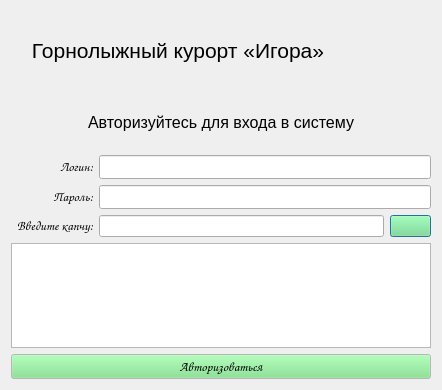
<?xml version="1.0" encoding="UTF-8"?>
<ui version="4.0">
 <class>Dialog</class>
 <widget class="QDialog" name="Dialog">
  <property name="geometry">
   <rect>
    <x>0</x>
    <y>0</y>
    <width>442</width>
    <height>390</height>
   </rect>
  </property>
  <property name="palette">
   <palette>
    <active>
     <colorrole role="Button">
      <brush brushstyle="SolidPattern">
       <color alpha="255">
        <red>118</red>
        <green>227</green>
        <blue>131</blue>
       </color>
      </brush>
     </colorrole>
    </active>
    <inactive>
     <colorrole role="Button">
      <brush brushstyle="SolidPattern">
       <color alpha="255">
        <red>118</red>
        <green>227</green>
        <blue>131</blue>
       </color>
      </brush>
     </colorrole>
    </inactive>
    <disabled>
     <colorrole role="Button">
      <brush brushstyle="SolidPattern">
       <color alpha="255">
        <red>118</red>
        <green>227</green>
        <blue>131</blue>
       </color>
      </brush>
     </colorrole>
    </disabled>
   </palette>
  </property>
  <property name="windowTitle">
   <string>Dialog</string>
  </property>
  <layout class="QVBoxLayout" name="verticalLayout" stretch="2,1,0,2,1">
   <item>
    <layout class="QHBoxLayout" name="horizontalLayout_2">
     <item>
      <widget class="QLabel" name="label_9">
       <property name="text">
        <string>&lt;html&gt;&lt;head/&gt;&lt;body&gt;&lt;p&gt;&lt;span style=&quot; font-size:16pt;&quot;&gt;Горнолыжный курорт «Игора»&lt;/span&gt;&lt;/p&gt;&lt;/body&gt;&lt;/html&gt;</string>
       </property>
       <property name="alignment">
        <set>Qt::AlignCenter</set>
       </property>
      </widget>
     </item>
     <item>
      <widget class="QLabel" name="logo_2">
       <property name="maximumSize">
        <size>
         <width>80</width>
         <height>80</height>
        </size>
       </property>
       <property name="text">
        <string/>
       </property>
       <property name="pixmap">
        <pixmap>../img/logo.png</pixmap>
       </property>
      </widget>
     </item>
    </layout>
   </item>
   <item>
    <widget class="QLabel" name="label_8">
     <property name="text">
      <string>&lt;html&gt;&lt;head/&gt;&lt;body&gt;&lt;p align=&quot;center&quot;&gt;&lt;span style=&quot; font-size:12pt;&quot;&gt;Авторизуйтесь для входа в систему&lt;/span&gt;&lt;/p&gt;&lt;/body&gt;&lt;/html&gt;</string>
     </property>
    </widget>
   </item>
   <item>
    <layout class="QGridLayout" name="gridLayout_2" rowstretch="2,0,0" columnstretch="2,7,1">
     <item row="0" column="0">
      <widget class="QLabel" name="label_4">
       <property name="font">
        <font>
         <family>Comic Sans MS</family>
        </font>
       </property>
       <property name="text">
        <string>&lt;html&gt;&lt;head/&gt;&lt;body&gt;&lt;p align=&quot;right&quot;&gt;&lt;span style=&quot; font-size:10pt;&quot;&gt;Логин:&lt;/span&gt;&lt;/p&gt;&lt;/body&gt;&lt;/html&gt;</string>
       </property>
      </widget>
     </item>
     <item row="1" column="0">
      <widget class="QLabel" name="label_6">
       <property name="font">
        <font>
         <family>Comic Sans MS</family>
        </font>
       </property>
       <property name="text">
        <string>&lt;html&gt;&lt;head/&gt;&lt;body&gt;&lt;p align=&quot;right&quot;&gt;&lt;span style=&quot; font-size:10pt;&quot;&gt;Пароль:&lt;/span&gt;&lt;/p&gt;&lt;/body&gt;&lt;/html&gt;</string>
       </property>
      </widget>
     </item>
     <item row="2" column="1">
      <widget class="QLineEdit" name="line_cap"/>
     </item>
     <item row="2" column="0">
      <widget class="QLabel" name="label_7">
       <property name="font">
        <font>
         <family>Comic Sans MS</family>
        </font>
       </property>
       <property name="text">
        <string>&lt;html&gt;&lt;head/&gt;&lt;body&gt;&lt;p align=&quot;right&quot;&gt;&lt;span style=&quot; font-size:10pt;&quot;&gt;Введите капчу:&lt;/span&gt;&lt;/p&gt;&lt;/body&gt;&lt;/html&gt;</string>
       </property>
      </widget>
     </item>
     <item row="2" column="2">
      <widget class="QPushButton" name="reboot_btn">
       <property name="text">
        <string/>
       </property>
       <property name="icon">
        <iconset>
         <normaloff>../img/reboot.png</normaloff>../img/reboot.png</iconset>
       </property>
      </widget>
     </item>
     <item row="1" column="1" colspan="2">
      <widget class="QLineEdit" name="line_pas">
       <property name="font">
        <font>
         <family>Comic Sans MS</family>
        </font>
       </property>
      </widget>
     </item>
     <item row="0" column="1" colspan="2">
      <widget class="QLineEdit" name="line_log">
       <property name="font">
        <font>
         <family>Comic Sans MS</family>
        </font>
       </property>
      </widget>
     </item>
    </layout>
   </item>
   <item>
    <widget class="QGraphicsView" name="captcha_gen">
     <property name="font">
      <font>
       <family>Comic Sans MS</family>
       <pointsize>20</pointsize>
      </font>
     </property>
    </widget>
   </item>
   <item>
    <widget class="QPushButton" name="autorization_btn">
     <property name="palette">
      <palette>
       <active>
        <colorrole role="WindowText">
         <brush brushstyle="SolidPattern">
          <color alpha="255">
           <red>0</red>
           <green>0</green>
           <blue>0</blue>
          </color>
         </brush>
        </colorrole>
        <colorrole role="Button">
         <brush brushstyle="SolidPattern">
          <color alpha="255">
           <red>118</red>
           <green>227</green>
           <blue>131</blue>
          </color>
         </brush>
        </colorrole>
        <colorrole role="Light">
         <brush brushstyle="SolidPattern">
          <color alpha="255">
           <red>218</red>
           <green>255</green>
           <blue>222</blue>
          </color>
         </brush>
        </colorrole>
        <colorrole role="Midlight">
         <brush brushstyle="SolidPattern">
          <color alpha="255">
           <red>168</red>
           <green>241</green>
           <blue>176</blue>
          </color>
         </brush>
        </colorrole>
        <colorrole role="Dark">
         <brush brushstyle="SolidPattern">
          <color alpha="255">
           <red>59</red>
           <green>113</green>
           <blue>66</blue>
          </color>
         </brush>
        </colorrole>
        <colorrole role="Mid">
         <brush brushstyle="SolidPattern">
          <color alpha="255">
           <red>79</red>
           <green>151</green>
           <blue>87</blue>
          </color>
         </brush>
        </colorrole>
        <colorrole role="Text">
         <brush brushstyle="SolidPattern">
          <color alpha="255">
           <red>0</red>
           <green>0</green>
           <blue>0</blue>
          </color>
         </brush>
        </colorrole>
        <colorrole role="BrightText">
         <brush brushstyle="SolidPattern">
          <color alpha="255">
           <red>255</red>
           <green>255</green>
           <blue>255</blue>
          </color>
         </brush>
        </colorrole>
        <colorrole role="ButtonText">
         <brush brushstyle="SolidPattern">
          <color alpha="255">
           <red>0</red>
           <green>0</green>
           <blue>0</blue>
          </color>
         </brush>
        </colorrole>
        <colorrole role="Base">
         <brush brushstyle="SolidPattern">
          <color alpha="255">
           <red>255</red>
           <green>255</green>
           <blue>255</blue>
          </color>
         </brush>
        </colorrole>
        <colorrole role="Window">
         <brush brushstyle="SolidPattern">
          <color alpha="255">
           <red>255</red>
           <green>255</green>
           <blue>255</blue>
          </color>
         </brush>
        </colorrole>
        <colorrole role="Shadow">
         <brush brushstyle="SolidPattern">
          <color alpha="255">
           <red>0</red>
           <green>0</green>
           <blue>0</blue>
          </color>
         </brush>
        </colorrole>
        <colorrole role="AlternateBase">
         <brush brushstyle="SolidPattern">
          <color alpha="255">
           <red>186</red>
           <green>241</green>
           <blue>193</blue>
          </color>
         </brush>
        </colorrole>
        <colorrole role="ToolTipBase">
         <brush brushstyle="SolidPattern">
          <color alpha="255">
           <red>255</red>
           <green>255</green>
           <blue>220</blue>
          </color>
         </brush>
        </colorrole>
        <colorrole role="ToolTipText">
         <brush brushstyle="SolidPattern">
          <color alpha="255">
           <red>0</red>
           <green>0</green>
           <blue>0</blue>
          </color>
         </brush>
        </colorrole>
        <colorrole role="PlaceholderText">
         <brush brushstyle="NoBrush">
          <color alpha="128">
           <red>0</red>
           <green>0</green>
           <blue>0</blue>
          </color>
         </brush>
        </colorrole>
       </active>
       <inactive>
        <colorrole role="WindowText">
         <brush brushstyle="SolidPattern">
          <color alpha="255">
           <red>0</red>
           <green>0</green>
           <blue>0</blue>
          </color>
         </brush>
        </colorrole>
        <colorrole role="Button">
         <brush brushstyle="SolidPattern">
          <color alpha="255">
           <red>118</red>
           <green>227</green>
           <blue>131</blue>
          </color>
         </brush>
        </colorrole>
        <colorrole role="Light">
         <brush brushstyle="SolidPattern">
          <color alpha="255">
           <red>218</red>
           <green>255</green>
           <blue>222</blue>
          </color>
         </brush>
        </colorrole>
        <colorrole role="Midlight">
         <brush brushstyle="SolidPattern">
          <color alpha="255">
           <red>168</red>
           <green>241</green>
           <blue>176</blue>
          </color>
         </brush>
        </colorrole>
        <colorrole role="Dark">
         <brush brushstyle="SolidPattern">
          <color alpha="255">
           <red>59</red>
           <green>113</green>
           <blue>66</blue>
          </color>
         </brush>
        </colorrole>
        <colorrole role="Mid">
         <brush brushstyle="SolidPattern">
          <color alpha="255">
           <red>79</red>
           <green>151</green>
           <blue>87</blue>
          </color>
         </brush>
        </colorrole>
        <colorrole role="Text">
         <brush brushstyle="SolidPattern">
          <color alpha="255">
           <red>0</red>
           <green>0</green>
           <blue>0</blue>
          </color>
         </brush>
        </colorrole>
        <colorrole role="BrightText">
         <brush brushstyle="SolidPattern">
          <color alpha="255">
           <red>255</red>
           <green>255</green>
           <blue>255</blue>
          </color>
         </brush>
        </colorrole>
        <colorrole role="ButtonText">
         <brush brushstyle="SolidPattern">
          <color alpha="255">
           <red>0</red>
           <green>0</green>
           <blue>0</blue>
          </color>
         </brush>
        </colorrole>
        <colorrole role="Base">
         <brush brushstyle="SolidPattern">
          <color alpha="255">
           <red>255</red>
           <green>255</green>
           <blue>255</blue>
          </color>
         </brush>
        </colorrole>
        <colorrole role="Window">
         <brush brushstyle="SolidPattern">
          <color alpha="255">
           <red>255</red>
           <green>255</green>
           <blue>255</blue>
          </color>
         </brush>
        </colorrole>
        <colorrole role="Shadow">
         <brush brushstyle="SolidPattern">
          <color alpha="255">
           <red>0</red>
           <green>0</green>
           <blue>0</blue>
          </color>
         </brush>
        </colorrole>
        <colorrole role="AlternateBase">
         <brush brushstyle="SolidPattern">
          <color alpha="255">
           <red>186</red>
           <green>241</green>
           <blue>193</blue>
          </color>
         </brush>
        </colorrole>
        <colorrole role="ToolTipBase">
         <brush brushstyle="SolidPattern">
          <color alpha="255">
           <red>255</red>
           <green>255</green>
           <blue>220</blue>
          </color>
         </brush>
        </colorrole>
        <colorrole role="ToolTipText">
         <brush brushstyle="SolidPattern">
          <color alpha="255">
           <red>0</red>
           <green>0</green>
           <blue>0</blue>
          </color>
         </brush>
        </colorrole>
        <colorrole role="PlaceholderText">
         <brush brushstyle="NoBrush">
          <color alpha="128">
           <red>0</red>
           <green>0</green>
           <blue>0</blue>
          </color>
         </brush>
        </colorrole>
       </inactive>
       <disabled>
        <colorrole role="WindowText">
         <brush brushstyle="SolidPattern">
          <color alpha="255">
           <red>59</red>
           <green>113</green>
           <blue>66</blue>
          </color>
         </brush>
        </colorrole>
        <colorrole role="Button">
         <brush brushstyle="SolidPattern">
          <color alpha="255">
           <red>118</red>
           <green>227</green>
           <blue>131</blue>
          </color>
         </brush>
        </colorrole>
        <colorrole role="Light">
         <brush brushstyle="SolidPattern">
          <color alpha="255">
           <red>218</red>
           <green>255</green>
           <blue>222</blue>
          </color>
         </brush>
        </colorrole>
        <colorrole role="Midlight">
         <brush brushstyle="SolidPattern">
          <color alpha="255">
           <red>168</red>
           <green>241</green>
           <blue>176</blue>
          </color>
         </brush>
        </colorrole>
        <colorrole role="Dark">
         <brush brushstyle="SolidPattern">
          <color alpha="255">
           <red>59</red>
           <green>113</green>
           <blue>66</blue>
          </color>
         </brush>
        </colorrole>
        <colorrole role="Mid">
         <brush brushstyle="SolidPattern">
          <color alpha="255">
           <red>79</red>
           <green>151</green>
           <blue>87</blue>
          </color>
         </brush>
        </colorrole>
        <colorrole role="Text">
         <brush brushstyle="SolidPattern">
          <color alpha="255">
           <red>59</red>
           <green>113</green>
           <blue>66</blue>
          </color>
         </brush>
        </colorrole>
        <colorrole role="BrightText">
         <brush brushstyle="SolidPattern">
          <color alpha="255">
           <red>255</red>
           <green>255</green>
           <blue>255</blue>
          </color>
         </brush>
        </colorrole>
        <colorrole role="ButtonText">
         <brush brushstyle="SolidPattern">
          <color alpha="255">
           <red>59</red>
           <green>113</green>
           <blue>66</blue>
          </color>
         </brush>
        </colorrole>
        <colorrole role="Base">
         <brush brushstyle="SolidPattern">
          <color alpha="255">
           <red>255</red>
           <green>255</green>
           <blue>255</blue>
          </color>
         </brush>
        </colorrole>
        <colorrole role="Window">
         <brush brushstyle="SolidPattern">
          <color alpha="255">
           <red>255</red>
           <green>255</green>
           <blue>255</blue>
          </color>
         </brush>
        </colorrole>
        <colorrole role="Shadow">
         <brush brushstyle="SolidPattern">
          <color alpha="255">
           <red>0</red>
           <green>0</green>
           <blue>0</blue>
          </color>
         </brush>
        </colorrole>
        <colorrole role="AlternateBase">
         <brush brushstyle="SolidPattern">
          <color alpha="255">
           <red>118</red>
           <green>227</green>
           <blue>131</blue>
          </color>
         </brush>
        </colorrole>
        <colorrole role="ToolTipBase">
         <brush brushstyle="SolidPattern">
          <color alpha="255">
           <red>255</red>
           <green>255</green>
           <blue>220</blue>
          </color>
         </brush>
        </colorrole>
        <colorrole role="ToolTipText">
         <brush brushstyle="SolidPattern">
          <color alpha="255">
           <red>0</red>
           <green>0</green>
           <blue>0</blue>
          </color>
         </brush>
        </colorrole>
        <colorrole role="PlaceholderText">
         <brush brushstyle="NoBrush">
          <color alpha="128">
           <red>0</red>
           <green>0</green>
           <blue>0</blue>
          </color>
         </brush>
        </colorrole>
       </disabled>
      </palette>
     </property>
     <property name="font">
      <font>
       <family>Comic Sans MS</family>
       <pointsize>10</pointsize>
      </font>
     </property>
     <property name="text">
      <string>Авторизоваться</string>
     </property>
    </widget>
   </item>
  </layout>
 </widget>
 <resources/>
 <connections/>
</ui>
